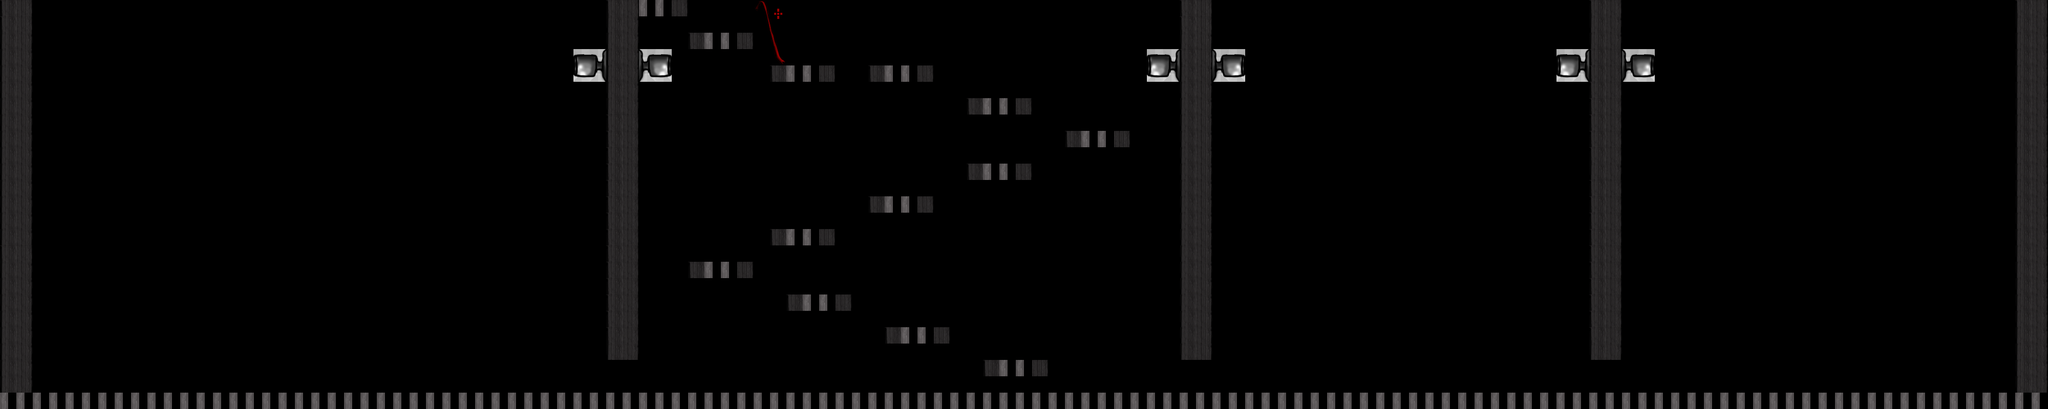

This is a level from a 2D game, rendered from its Tiled map with the project's own tilesets. A one-line summary and the map file follow, with tile-layer data summarised:
An orthogonal 125x25 tile map with 32x32 px tiles, 4 tile layers (door_floor, bg, upgrade, stairs), 5 tilesets.

<map version="1.0" orientation="orthogonal" width="125" height="25" tilewidth="32" tileheight="32">
 <tileset firstgid="1" name="1.2.3" tilewidth="32" tileheight="32">
  <image source="../Art/1.2.3.png" trans="ff00ff" width="128" height="128" />
 </tileset>
 <tileset firstgid="17" name="Untitled_artwork" tilewidth="32" tileheight="32">
  <image source="../Art/Tile sheet peices/Untitled_artwork.png" width="312" height="536" />
 </tileset>
 <tileset firstgid="161" name="Untitled_artwork-2" tilewidth="32" tileheight="32">
  <image source="../Art/Tile sheet peices/Untitled_artwork-2.png" width="256" height="256" />
 </tileset>
 <tileset firstgid="225" name="Untitled_artwork-1" tilewidth="32" tileheight="32">
  <image source="../Art/Tile sheet peices/Untitled_artwork-1.png" width="64" height="128" />
 </tileset>
 <tileset firstgid="233" name="coat rck" tilewidth="32" tileheight="32">
  <image source="../Art/Tile sheet peices/coat rck.png" width="128" height="736" />
 </tileset>
 <layer name="door_floor" width="125" height="25">
  <data>[3125 cells, 399 non-empty, 35 distinct tile ids]</data>
 </layer>
 <layer name="bg" width="125" height="25">
  <data>[3125 cells, 307 non-empty, 270 distinct tile ids]</data>
 </layer>
 <layer name="upgrade" width="125" height="25">
  <data>[3125 cells, 8 non-empty, 8 distinct tile ids]</data>
 </layer>
 <layer name="stairs" width="125" height="25">
  <data>[3125 cells, 51 non-empty, 3 distinct tile ids]</data>
 </layer>
</map>
